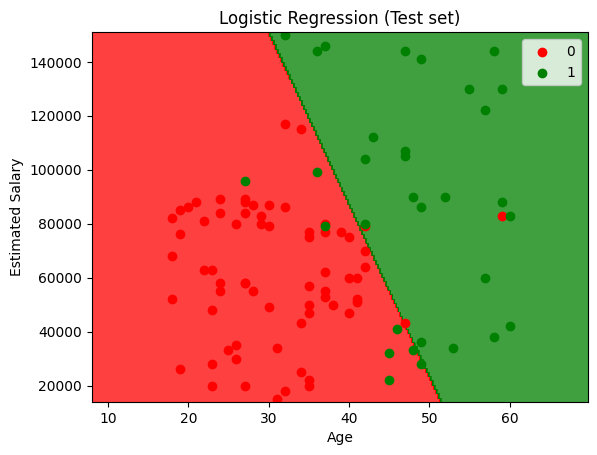

This figure's Python source:
# Converted from: Logistic_Regression.ipynb

#!/usr/bin/env python
# coding: utf-8

# # Logistic Regression

# ## Importing the libraries

# In[1]:


import numpy as np
import matplotlib.pyplot as plt
import pandas as pd

# ## Importing the dataset

# In[2]:


dataset = pd.read_csv('Social_Network_Ads.csv')
X = dataset.iloc[:, :-1].values
y = dataset.iloc[:, -1].values

# ## Splitting the dataset into the Training set and Test set

# In[3]:


from sklearn.model_selection import train_test_split
X_train, X_test, y_train, y_test = train_test_split(X, y, test_size = 0.25, random_state = 0)

# In[4]:


print(X_train)

# In[5]:


print(y_train)

# In[6]:


print(X_test)

# In[7]:


print(y_test)

# ## Feature Scaling

# In[8]:


from sklearn.preprocessing import StandardScaler
sc = StandardScaler()
X_train = sc.fit_transform(X_train)
X_test = sc.transform(X_test)

# In[9]:


print(X_train)

# In[10]:


print(X_test)

# ## Training the Logistic Regression model on the Training set

# In[11]:


from sklearn.linear_model import LogisticRegression
classifier = LogisticRegression(random_state = 0)
classifier.fit(X_train, y_train)

# ## Predicting a new result

# In[12]:


print(classifier.predict(sc.transform([[30,87000]])))

# ## Predicting the Test set results

# In[13]:


y_pred = classifier.predict(X_test)
print(np.concatenate((y_pred.reshape(len(y_pred),1), y_test.reshape(len(y_test),1)),1))

# ## Making the Confusion Matrix

# In[14]:


from sklearn.metrics import confusion_matrix, accuracy_score
cm = confusion_matrix(y_test, y_pred)
print(cm)
accuracy_score(y_test, y_pred)

# ## Visualising the Training set results

# In[15]:


from matplotlib.colors import ListedColormap
X_set, y_set = sc.inverse_transform(X_train), y_train
X1, X2 = np.meshgrid(np.arange(start = X_set[:, 0].min() - 10, stop = X_set[:, 0].max() + 10, step = 0.25),
                     np.arange(start = X_set[:, 1].min() - 1000, stop = X_set[:, 1].max() + 1000, step = 0.25))
plt.contourf(X1, X2, classifier.predict(sc.transform(np.array([X1.ravel(), X2.ravel()]).T)).reshape(X1.shape),
             alpha = 0.75, cmap = ListedColormap(('red', 'green')))
plt.xlim(X1.min(), X1.max())
plt.ylim(X2.min(), X2.max())
for i, j in enumerate(np.unique(y_set)):
    plt.scatter(X_set[y_set == j, 0], X_set[y_set == j, 1], c = ListedColormap(('red', 'green'))(i), label = j)
plt.title('Logistic Regression (Training set)')
plt.xlabel('Age')
plt.ylabel('Estimated Salary')
plt.legend()
plt.show()

# ## Visualising the Test set results

# In[16]:


from matplotlib.colors import ListedColormap
X_set, y_set = sc.inverse_transform(X_test), y_test
X1, X2 = np.meshgrid(np.arange(start = X_set[:, 0].min() - 10, stop = X_set[:, 0].max() + 10, step = 0.25),
                     np.arange(start = X_set[:, 1].min() - 1000, stop = X_set[:, 1].max() + 1000, step = 0.25))
plt.contourf(X1, X2, classifier.predict(sc.transform(np.array([X1.ravel(), X2.ravel()]).T)).reshape(X1.shape),
             alpha = 0.75, cmap = ListedColormap(('red', 'green')))
plt.xlim(X1.min(), X1.max())
plt.ylim(X2.min(), X2.max())
for i, j in enumerate(np.unique(y_set)):
    plt.scatter(X_set[y_set == j, 0], X_set[y_set == j, 1], c = ListedColormap(('red', 'green'))(i), label = j)
plt.title('Logistic Regression (Test set)')
plt.xlabel('Age')
plt.ylabel('Estimated Salary')
plt.legend()
plt.show()
